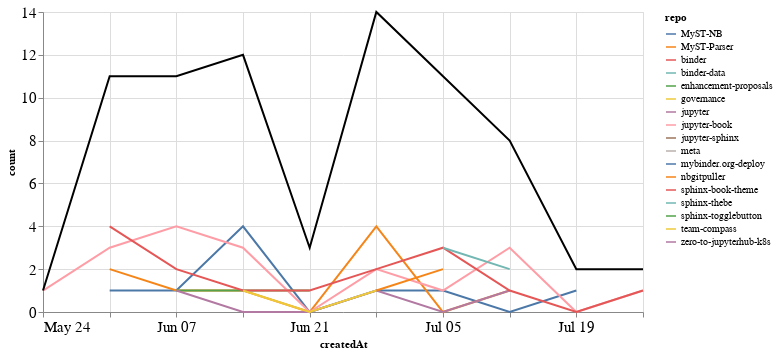

Notebook code cell kept with this figure:
### Markdown cell above
## PRs

### Code cell
prs_time = prs.groupby('repo').resample('W', on='createdAt').count()['author'].reset_index()
prs_time = prs_time.rename(columns={'author': 'count'})
prs_time_total = prs_time.groupby('createdAt').agg({"count": "sum"}).reset_index()

ch1 = alt.Chart(prs_time, width=600).mark_line().encode(
    x='createdAt',
    y='count',
    color='repo',
    tooltip="repo"
)

ch2 = alt.Chart(prs_time_total, width=600).mark_line(color="black").encode(
    x='createdAt',
    y='count',
)

ch1 + ch2

### Figure 1 — Vega-Lite specification as saved in the notebook (floating-point values rounded to 4 significant figures)
{"config": {"axisLeft": {"labelFontSize": 15}, "axisBottom": {"labelFontSize": 15}}, "layer": [{"data": {"name": "data-b2bc3519d3983f0c8ad0c3c9378d3f0c"}, "mark": "line", "encoding": {"color": {"type": "nominal", "field": "repo"}, "tooltip": {"type": "nominal", "field": "repo"}, "x": {"type": "temporal", "field": "createdAt"}, "y": {"type": "quantitative", "field": "count"}}, "width": 600}, {"data": {"name": "data-f6a63b8f8981f0a051614286953d3711"}, "mark": {"type": "line", "color": "black"}, "encoding": {"x": {"type": "temporal", "field": "createdAt"}, "y": {"type": "quantitative", "field": "count"}}, "width": 600}], "$schema": "https://vega.github.io/schema/vega-lite/v4.8.1.json", "datasets": {"data-b2bc3519d3983f0c8ad0c3c9378d3f0c": [{"repo": "MyST-NB", "createdAt": "2020-05-31T00:00:00", "count": 1}, {"repo": "MyST-NB", "createdAt": "2020-06-07T00:00:00", "count": 1}, {"repo": "MyST-NB", "createdAt": "2020-06-14T00:00:00", "count": 4}, {"repo": "MyST-NB", "createdAt": "2020-06-21T00:00:00", "count": 0}, {"repo": "MyST-NB", "createdAt": "2020-06-28T00:00:00", "count": 1}, {"repo": "MyST-NB", "createdAt": "2020-07-05T00:00:00", "count": 1}, {"repo": "MyST-NB", "createdAt": "2020-07-12T00:00:00", "count": 0}, {"repo": "MyST-NB", "createdAt": "2020-07-19T00:00:00", "count": 1}, {"repo": "MyST-Parser", "createdAt": "2020-05-31T00:00:00", "count": 2}, {"repo": "MyST-Parser", "createdAt": "2020-06-07T00:00:00", "count": 1}, {"repo": "MyST-Parser", "createdAt": "2020-06-14T00:00:00", "count": 1}, {"repo": "MyST-Parser", "createdAt": "2020-06-21T00:00:00", "count": 0}, {"repo": "MyST-Parser", "createdAt": "2020-06-28T00:00:00", "count": 4}, {"repo": "MyST-Parser", "createdAt": "2020-07-05T00:00:00", "count": 0}, {"repo": "MyST-Parser", "createdAt": "2020-07-12T00:00:00", "count": 1}, {"repo": "binder", "createdAt": "2020-06-28T00:00:00", "count": 1}, {"repo": "binder-data", "createdAt": "2020-06-21T00:00:00", "count": 1}, {"repo": "enhancement-proposals", "createdAt": "2020-06-07T00:00:00", "count": 1}, {"repo": "enhancement-proposals", "createdAt": "2020-06-14T00:00:00", "count": 1}, {"repo": "enhancement-proposals", "createdAt": "2020-06-21T00:00:00", "count": 1}, {"repo": "governance", "createdAt": "2020-05-31T00:00:00", "count": 1}, {"repo": "jupyter", "createdAt": "2020-06-07T00:00:00", "count": 1}, {"repo": "jupyter", "createdAt": "2020-06-14T00:00:00", "count": 0}, {"repo": "jupyter", "createdAt": "2020-06-21T00:00:00", "count": 0}, {"repo": "jupyter", "createdAt": "2020-06-28T00:00:00", "count": 1}, {"repo": "jupyter", "createdAt": "2020-07-05T00:00:00", "count": 0}, {"repo": "jupyter", "createdAt": "2020-07-12T00:00:00", "count": 1}, {"repo": "jupyter-book", "createdAt": "2020-05-24T00:00:00", "count": 1}, {"repo": "jupyter-book", "createdAt": "2020-05-31T00:00:00", "count": 3}, {"repo": "jupyter-book", "createdAt": "2020-06-07T00:00:00", "count": 4}, {"repo": "jupyter-book", "createdAt": "2020-06-14T00:00:00", "count": 3}, {"repo": "jupyter-book", "createdAt": "2020-06-21T00:00:00", "count": 0}, {"repo": "jupyter-book", "createdAt": "2020-06-28T00:00:00", "count": 2}, {"repo": "jupyter-book", "createdAt": "2020-07-05T00:00:00", "count": 1}, {"repo": "jupyter-book", "createdAt": "2020-07-12T00:00:00", "count": 3}, {"repo": "jupyter-book", "createdAt": "2020-07-19T00:00:00", "count": 0}, {"repo": "jupyter-book", "createdAt": "2020-07-26T00:00:00", "count": 1}, {"repo": "jupyter-sphinx", "createdAt": "2020-06-28T00:00:00", "count": 1}, {"repo": "meta", "createdAt": "2020-06-07T00:00:00", "count": 1}, {"repo": "mybinder.org-deploy", "createdAt": "2020-07-19T00:00:00", "count": 1}, {"repo": "nbgitpuller", "createdAt": "2020-06-28T00:00:00", "count": 1}, {"repo": "nbgitpuller", "createdAt": "2020-07-05T00:00:00", "count": 2}, {"repo": "sphinx-book-theme", "createdAt": "2020-05-31T00:00:00", "count": 4}, {"repo": "sphinx-book-theme", "createdAt": "2020-06-07T00:00:00", "count": 2}, {"repo": "sphinx-book-theme", "createdAt": "2020-06-14T00:00:00", "count": 1}, {"repo": "sphinx-book-theme", "createdAt": "2020-06-21T00:00:00", "count": 1}, {"repo": "sphinx-book-theme", "createdAt": "2020-06-28T00:00:00", "count": 2}, {"repo": "sphinx-book-theme", "createdAt": "2020-07-05T00:00:00", "count": 3}, {"repo": "sphinx-book-theme", "createdAt": "2020-07-12T00:00:00", "count": 1}, {"repo": "sphinx-book-theme", "createdAt": "2020-07-19T00:00:00", "count": 0}, {"repo": "sphinx-book-theme", "createdAt": "2020-07-26T00:00:00", "count": 1}, {"repo": "sphinx-thebe", "createdAt": "2020-07-05T00:00:00", "count": 3}, {"repo": "sphinx-thebe", "createdAt": "2020-07-12T00:00:00", "count": 2}, {"repo": "sphinx-togglebutton", "createdAt": "2020-06-14T00:00:00", "count": 1}, {"repo": "team-compass", "createdAt": "2020-06-14T00:00:00", "count": 1}, {"repo": "team-compass", "createdAt": "2020-06-21T00:00:00", "count": 0}, {"repo": "team-compass", "createdAt": "2020-06-28T00:00:00", "count": 1}, {"repo": "zero-to-jupyterhub-k8s", "createdAt": "2020-07-05T00:00:00", "count": 1}], "data-f6a63b8f8981f0a051614286953d3711": [{"createdAt": "2020-05-24T00:00:00", "count": 1}, {"createdAt": "2020-05-31T00:00:00", "count": 11}, {"createdAt": "2020-06-07T00:00:00", "count": 11}, {"createdAt": "2020-06-14T00:00:00", "count": 12}, {"createdAt": "2020-06-21T00:00:00", "count": 3}, {"createdAt": "2020-06-28T00:00:00", "count": 14}, {"createdAt": "2020-07-05T00:00:00", "count": 11}, {"createdAt": "2020-07-12T00:00:00", "count": 8}, {"createdAt": "2020-07-19T00:00:00", "count": 2}, {"createdAt": "2020-07-26T00:00:00", "count": 2}]}}
